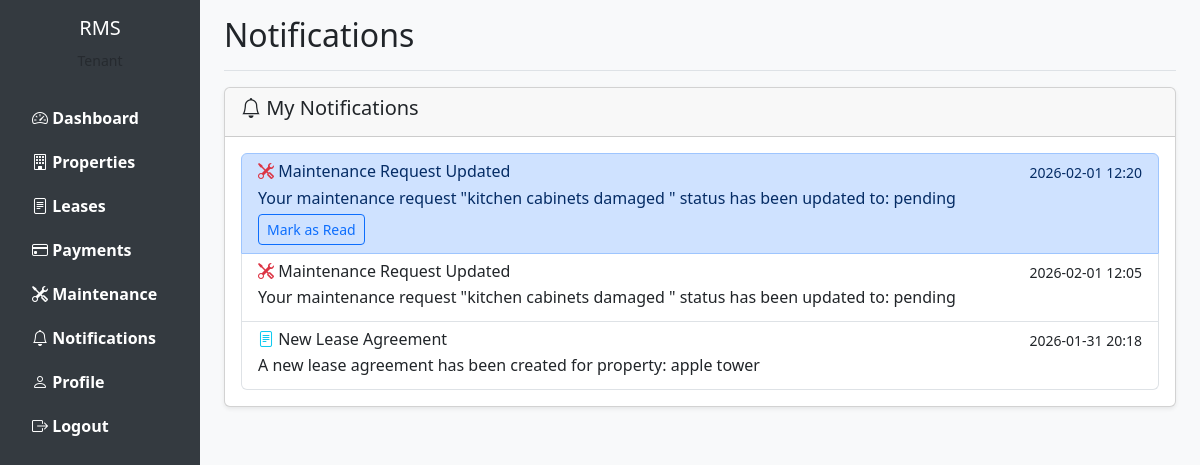
The app's page /notifications (signed in) with its own data.
### models.py (models this page shows)
class Notification(db.Model):
    __tablename__ = 'notifications'
    id = db.Column(db.Integer, primary_key=True)
    user_id = db.Column(db.Integer, db.ForeignKey('users.id'), nullable=False)
    title = db.Column(db.String(200), nullable=False)
    message = db.Column(db.Text, nullable=False)
    notification_type = db.Column(db.String(50))
    is_read = db.Column(db.Boolean, default=False)
    created_at = db.Column(db.DateTime, default=datetime.utcnow)

### routes.py (the view)
@current_app.route('/notifications')
@login_required
def notifications():
    user_notifications = Notification.query.filter_by(user_id=current_user.id).order_by(
        Notification.created_at.desc()
    ).all()
    return render_template('notifications.html', notifications=user_notifications)

### app.py (called while the page is built)
def create_app():
    app = Flask(__name__)
    app.config['SECRET_KEY'] = 'your-secret-key-change-in-production'
    app.config['SQLALCHEMY_DATABASE_URI'] = 'sqlite:///rental_management.db'
    app.config['SQLALCHEMY_TRACK_MODIFICATIONS'] = False
    app.config['UPLOAD_FOLDER'] = 'static/uploads'
    os.makedirs(app.config['UPLOAD_FOLDER'], exist_ok=True)
    db.init_app(app)
    login_manager.init_app(app)
    migrate.init_app(app, db)
    login_manager.login_view = 'login'
    login_manager.login_message = 'Please log in to access this page.'
    with app.app_context():
        from models import User
        @login_manager.user_loader
        def load_user(user_id):
            return User.query.get(int(user_id))
        import routes
        db.create_all()
    return app

### templates/notifications.html (shortened to what this page needs)
{% extends "base.html" %}
{% block page_title %}Notifications{% endblock %}
{% block content %}
<div class="card">
    <div class="card-header">
        <h5><i class="bi bi-bell"></i> My Notifications</h5>
    </div>
    <div class="card-body">
        {% if notifications %}
        <div class="list-group">
            {% for notification in notifications %}
            <div class="list-group-item {% if not notification.is_read %}list-group-item-primary{% endif %}">
                <div class="d-flex w-100 justify-content-between">
                    <h6 class="mb-1">
                        {% if notification.notification_type == 'rent_due' %}
                        <i class="bi bi-currency-dollar text-warning"></i>
                        {% elif notification.notification_type == 'lease_renewal' %}
                        <i class="bi bi-file-text text-info"></i>
                        {% elif notification.notification_type == 'maintenance' %}
                        <i class="bi bi-tools text-danger"></i>
                        {% else %}
                        <i class="bi bi-info-circle"></i>
                        {% endif %}
                        {{ notification.title }}
                    </h6>
                    <small>{{ notification.created_at.strftime('%Y-%m-%d %H:%M') }}</small>
                </div>
                <p class="mb-1">{{ notification.message }}</p>
                {% if not notification.is_read %}
                <a href="{{ url_for('mark_notification_read', notification_id=notification.id) }}" class="btn btn-sm btn-outline-primary">
                    Mark as Read
                </a>
                {% endif %}
            </div>
            {% endfor %}
        </div>
        {% else %}
        <div class="alert alert-info">
            <i class="bi bi-info-circle"></i> You have no notifications at this time.
        </div>
        {% endif %}
    </div>
</div>
{% endblock %}

### templates/base.html (style rules this page uses)
body { min-height: 100vh; background-color: #f8f9fa; }
.card { box-shadow: 0 0.125rem 0.25rem rgba(0,0,0,0.075); }

### records on screen
Notification: notification_type "maintenance" (drawn), title "Maintenance Request Updated", created_at "2026-02-01 12:20", message "Your maintenance request \"kitchen cabinets damaged \" status has been updated to: pending"
Notification: notification_type "maintenance" (drawn), title "Maintenance Request Updated", created_at "2026-02-01 12:05", message "Your maintenance request \"kitchen cabinets damaged \" status has been updated to: pending"
Notification: notification_type "lease_renewal" (drawn), title "New Lease Agreement", created_at "2026-01-31 20:18", message "A new lease agreement has been created for property: apple tower"
